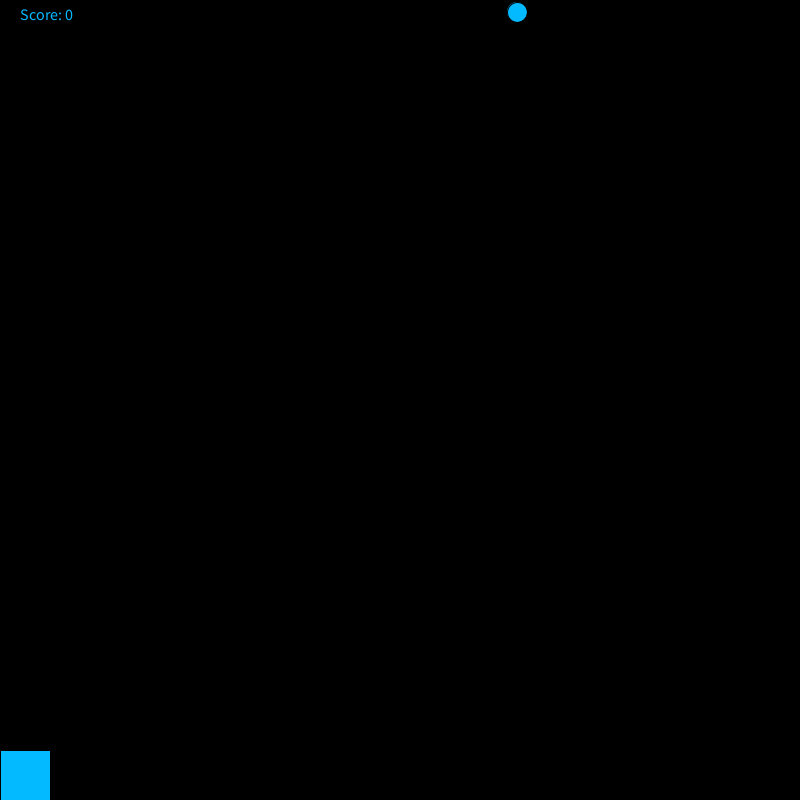
Frame 1 (no input)
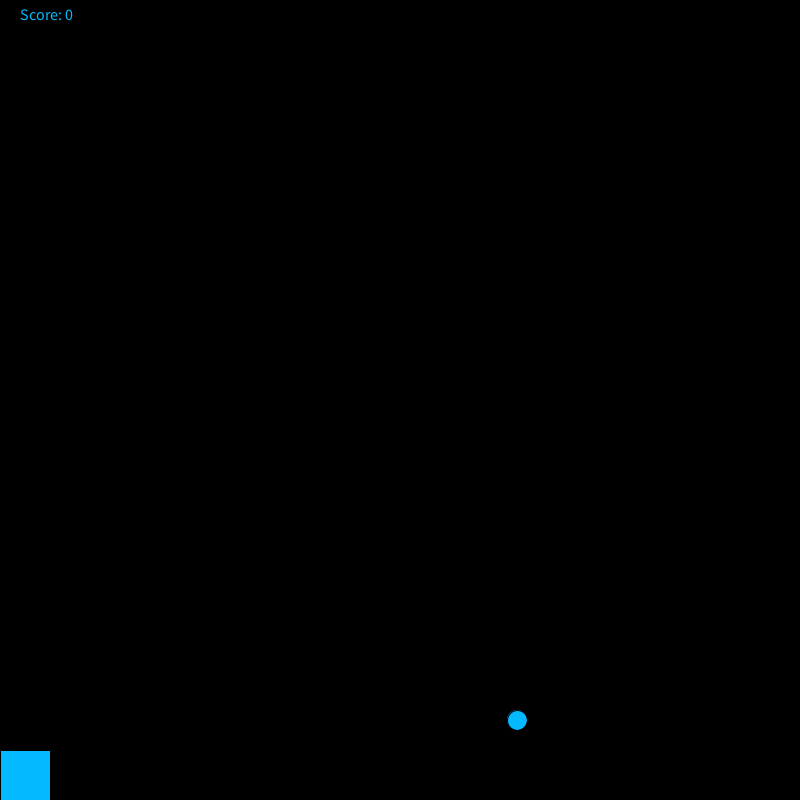
Frame 60 (the mouse pressed at the canvas centre just before this capture)
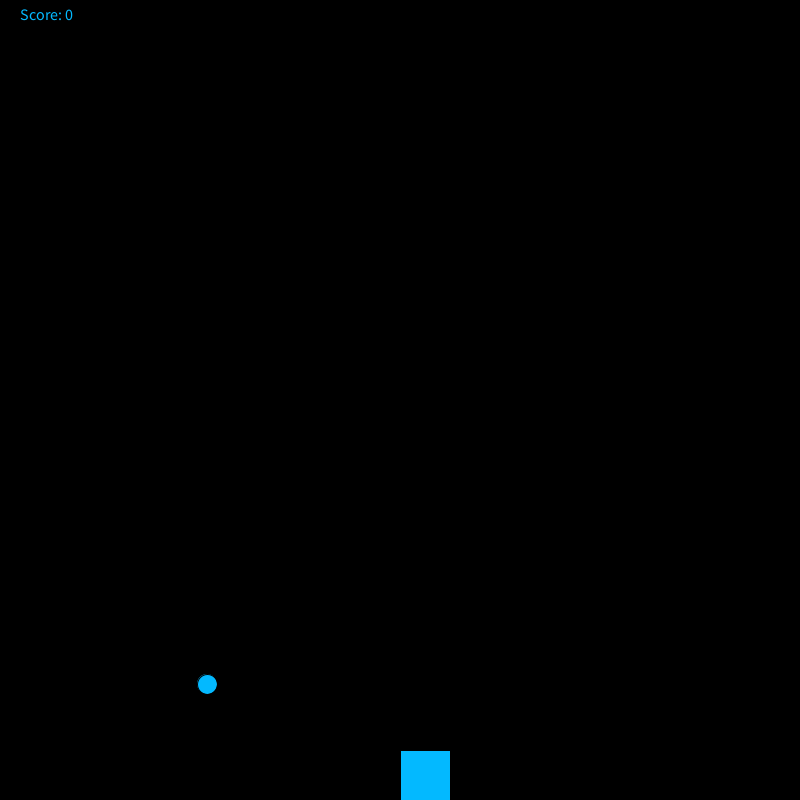
Frame 120 (the mouse held since frame 60 and released just before this capture)

The Processing sketch that drew these frames (run headless with seeded random() and noise(); from frame 60 on, the mouse is pressed at the canvas centre):

// Processing sketch: Rain_Game
// ── Rain_Game.pde
int drop2 = 0;
int drop = 0;
int score = 0;
int r = (int) random(800);
void checkCatch(int x){
     if (x > mouseX && x < mouseX+50)
          score++;
     else if (score > 0) 
          score--;
     println("Your score is now: " + score); 
   }
void setup() {
  size(800,800);
  background(0,0,0);
}
void draw() {
  background(0,0,0);
  fill(3, 185, 255);
  drop2+=12;
ellipse(r, drop2, 20, 20);

 
 

  fill(3, 185, 255);
rect(mouseX, 750,  50,  50);
fill(3, 185, 255);
textSize(16);
text("Score: " + score, 20, 20);
 if(drop2>=750){
  checkCatch(r);
   teleportDrop();
 }
 
}
void teleportDrop(){
  
    drop2=0;
    r=(int) random(0,800);


}
